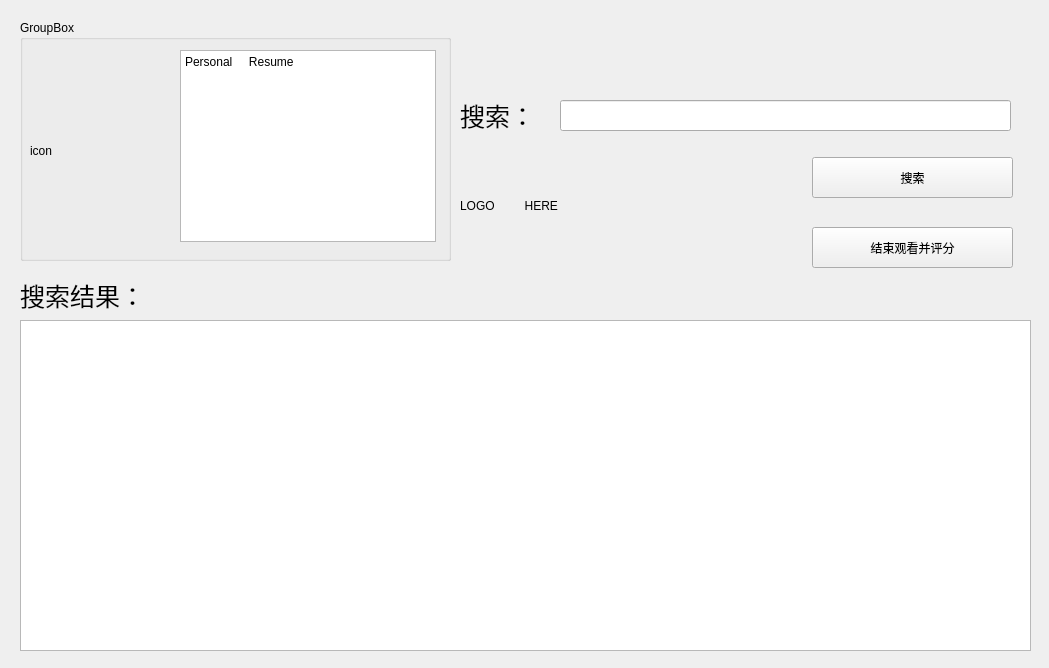
<?xml version="1.0" encoding="UTF-8"?>
<ui version="4.0">
 <class>Form</class>
 <widget class="QWidget" name="Form">
  <property name="geometry">
   <rect>
    <x>0</x>
    <y>0</y>
    <width>1049</width>
    <height>668</height>
   </rect>
  </property>
  <property name="windowTitle">
   <string>Form</string>
  </property>
  <widget class="QGroupBox" name="groupBox">
   <property name="geometry">
    <rect>
     <x>20</x>
     <y>20</y>
     <width>431</width>
     <height>241</height>
    </rect>
   </property>
   <property name="title">
    <string>GroupBox</string>
   </property>
   <widget class="QLabel" name="label_3">
    <property name="geometry">
     <rect>
      <x>10</x>
      <y>30</y>
      <width>131</width>
      <height>201</height>
     </rect>
    </property>
    <property name="text">
     <string>icon</string>
    </property>
   </widget>
   <widget class="QTextBrowser" name="textBrowser">
    <property name="geometry">
     <rect>
      <x>160</x>
      <y>30</y>
      <width>256</width>
      <height>192</height>
     </rect>
    </property>
    <property name="html">
     <string>&lt;!DOCTYPE HTML PUBLIC &quot;-//W3C//DTD HTML 4.0//EN&quot; &quot;http://www.w3.org/TR/REC-html40/strict.dtd&quot;&gt;
&lt;html&gt;&lt;head&gt;&lt;meta name=&quot;qrichtext&quot; content=&quot;1&quot; /&gt;&lt;style type=&quot;text/css&quot;&gt;
p, li { white-space: pre-wrap; }
&lt;/style&gt;&lt;/head&gt;&lt;body style=&quot; font-family:'SimSun'; font-size:9pt; font-weight:400; font-style:normal;&quot;&gt;
&lt;p style=&quot; margin-top:0px; margin-bottom:0px; margin-left:0px; margin-right:0px; -qt-block-indent:0; text-indent:0px;&quot;&gt;Personal     Resume&lt;/p&gt;&lt;/body&gt;&lt;/html&gt;</string>
    </property>
   </widget>
  </widget>
  <widget class="QPushButton" name="pushButton">
   <property name="geometry">
    <rect>
     <x>812</x>
     <y>157</y>
     <width>201</width>
     <height>41</height>
    </rect>
   </property>
   <property name="text">
    <string>搜索</string>
   </property>
  </widget>
  <widget class="QPushButton" name="pushButton_2">
   <property name="geometry">
    <rect>
     <x>812</x>
     <y>227</y>
     <width>201</width>
     <height>41</height>
    </rect>
   </property>
   <property name="text">
    <string>结束观看并评分</string>
   </property>
  </widget>
  <widget class="QListView" name="listView">
   <property name="geometry">
    <rect>
     <x>20</x>
     <y>320</y>
     <width>1011</width>
     <height>331</height>
    </rect>
   </property>
  </widget>
  <widget class="QLineEdit" name="lineEdit">
   <property name="geometry">
    <rect>
     <x>560</x>
     <y>100</y>
     <width>451</width>
     <height>31</height>
    </rect>
   </property>
  </widget>
  <widget class="QLabel" name="label">
   <property name="geometry">
    <rect>
     <x>460</x>
     <y>100</y>
     <width>91</width>
     <height>31</height>
    </rect>
   </property>
   <property name="font">
    <font>
     <family>华文彩云</family>
     <pointsize>19</pointsize>
    </font>
   </property>
   <property name="text">
    <string>搜索：</string>
   </property>
  </widget>
  <widget class="QLabel" name="label_2">
   <property name="geometry">
    <rect>
     <x>460</x>
     <y>150</y>
     <width>311</width>
     <height>111</height>
    </rect>
   </property>
   <property name="text">
    <string>LOGO         HERE</string>
   </property>
  </widget>
  <widget class="QLabel" name="label_4">
   <property name="geometry">
    <rect>
     <x>20</x>
     <y>280</y>
     <width>271</width>
     <height>31</height>
    </rect>
   </property>
   <property name="font">
    <font>
     <family>Adobe 楷体 Std R</family>
     <pointsize>19</pointsize>
    </font>
   </property>
   <property name="text">
    <string>搜索结果：</string>
   </property>
  </widget>
 </widget>
 <resources/>
 <connections/>
</ui>
